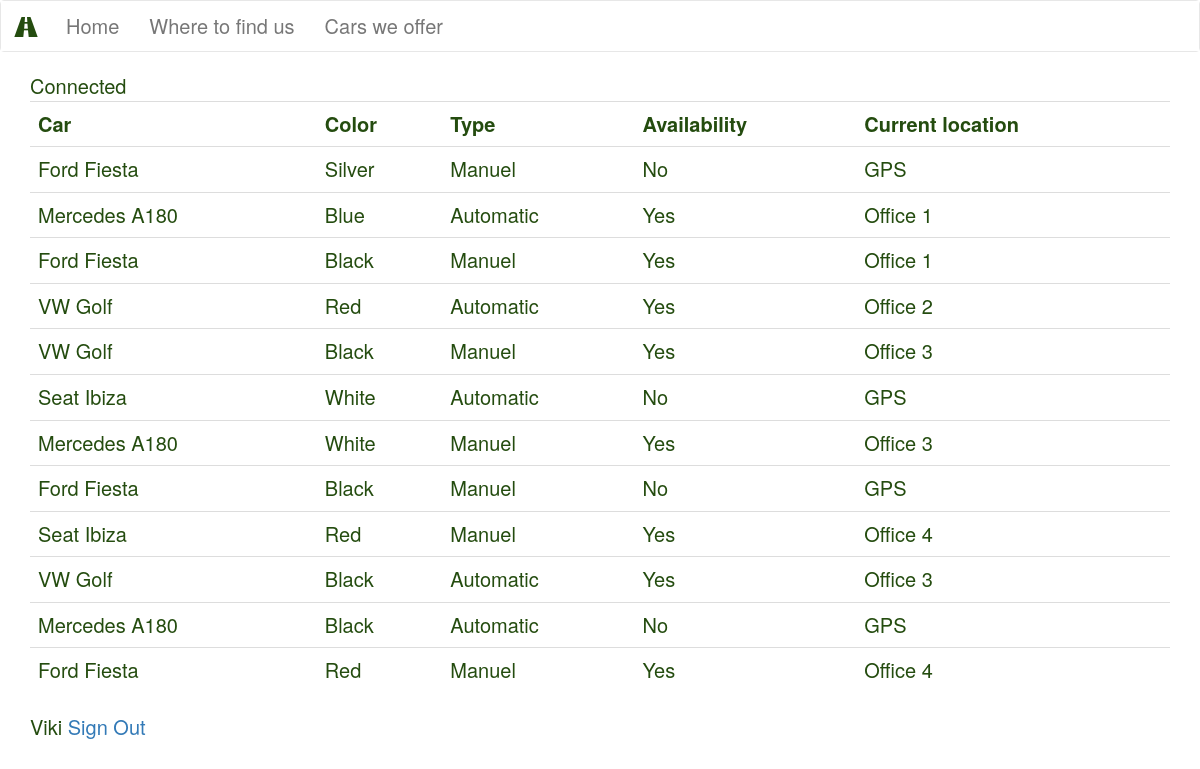
The page /cars.php (signed in) on the database its author committed.
### tables this page shows
CREATE TABLE `cars` (
  `cars_id` int(11) NOT NULL,
  `car_name` varchar(50) NOT NULL,
  `color` varchar(20) NOT NULL,
  `aorm` varchar(10) NOT NULL,
  `availability` varchar(5) NOT NULL,
  `location` varchar(20) DEFAULT NULL
);

CREATE TABLE `users` (
  `user_id` int(11) NOT NULL,
  `user_name` varchar(30) NOT NULL,
  `user_email` varchar(60) NOT NULL,
  `user_pass` varchar(255) NOT NULL
);

### cars.php (the view, shortened to what this page needs)
<?php
 require_once 'dbconnect.php';
 $res = mysqli_query($conn, "SELECT * FROM users WHERE user_id=".$_SESSION['user']);
 $userRow = mysqli_fetch_array($res, MYSQLI_ASSOC);
?>
<!DOCTYPE html>
<html>
<head>
<link rel="stylesheet" href="https://maxcdn.bootstrapcdn.com/bootstrap/3.3.7/css/bootstrap.min.css">
<link rel="stylesheet" href="css/style.css">
</head>
<body>
  <nav class="navbar navbar-default">
    <div class="container-fluid">
      <div class="navbar-header">
        <a class="navbar-brand" href="home.php"><span class="glyphicon glyphicon-road"></span></a>
      </div>
      <ul class="nav navbar-nav">
        <li><a href="home.php">Home</a></li>
        <li><a href="offices.php">Where to find us</a></li>
         <li><a href="cars.php">Cars we offer</a></li>
      </ul>
    </div>
  </nav>
        <?php
        $servername = "localhost";
        $username = "root";
        $password = "";
        $database = "cr11_Viktoria_Herzer_php_car_rental";
        $conn = mysqli_connect($servername, $username, $password, $database);
        echo "<div class='container'>Connected</div>";
        $sql = "SELECT car_name, color, aorm, availability, location FROM cars ";
        $result = mysqli_query($conn, $sql);
        if ($result->num_rows > 0) {
            echo "<div class='abs container'>
        <table class='table'>
          <tr>
            <th>Car</th>
            <th>Color</th>
            <th>Type</th>
            <th>Availability</th>
            <th>Current location</th>
          </tr>";
            while($row = $result->fetch_assoc()) {
                echo "<tr>
                  <td>" . $row["car_name"] . "</td>
                  <td>" . $row["color"] . "</td>
                  <td>" . $row["aorm"] . "</td>
                  <td>" . $row["availability"] . "</td>
                  <td>" . $row["location"] . "</td
                </tr>";
            }
            echo "</table></div>";
        } else {
            echo "0 results";
        }
        ?>
        <div class="container">
    <?php echo $userRow['user_name']; ?>
              <a  href="logout.php?logout">Sign Out</a>
            </div>
</body>
</html>

### style.css (style rules this page uses)
* { font: "Times New Roman"; color: #244C0F; font-size: 20px; background-color: white; }

### rows shown on the page
cars: car_name "Ford Fiesta", color "Silver", aorm "Manuel", availability "No", location "GPS"
cars: car_name "Mercedes A180", color "Blue", aorm "Automatic", availability "Yes", location "Office 1"
cars: car_name "Ford Fiesta", color "Black", aorm "Manuel", availability "Yes", location "Office 1"
cars: car_name "VW Golf", color "Red", aorm "Automatic", availability "Yes", location "Office 2"
cars: car_name "VW Golf", color "Black", aorm "Manuel", availability "Yes", location "Office 3"
cars: car_name "Seat Ibiza", color "White", aorm "Automatic", availability "No", location "GPS"
cars: car_name "Mercedes A180", color "White", aorm "Manuel", availability "Yes", location "Office 3"
cars: car_name "Ford Fiesta", color "Black", aorm "Manuel", availability "No", location "GPS"
cars: car_name "Seat Ibiza", color "Red", aorm "Manuel", availability "Yes", location "Office 4"
cars: car_name "VW Golf", color "Black", aorm "Automatic", availability "Yes", location "Office 3"
cars: car_name "Mercedes A180", color "Black", aorm "Automatic", availability "No", location "GPS"
cars: car_name "Ford Fiesta", color "Red", aorm "Manuel", availability "Yes", location "Office 4"
users: user_name "Viki"
